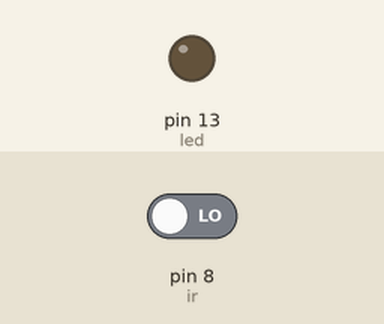
Bench run of a sketch on a simulated Arduino Uno, built with avr-gcc and run on an emulated ATmega328P. Shown: output pins drawn as LEDs (lit = HIGH). The test bench sets the inputs (shaded band); at power-on: pin 8 (ir) LOW. What the sketch prints to the serial monitor is not drawn.

Above: at 1.2 s.
1.3 s: pin 8 (ir) driven HIGH
At 2.0 s:
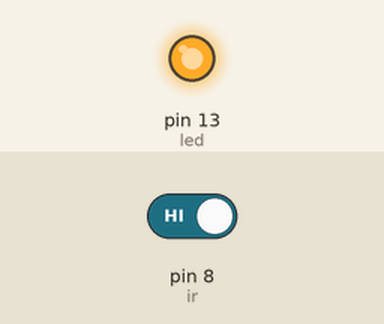
2.8 s: pin 8 (ir) driven LOW
At 3.1 s:
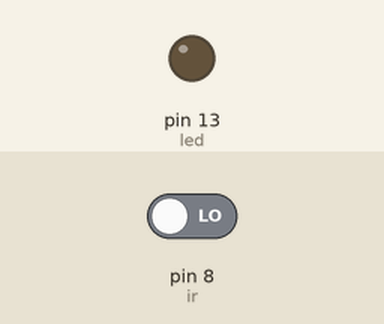
Timing chart, 0 to 5.8 s (numbered marks = the images above; inputs shaded):
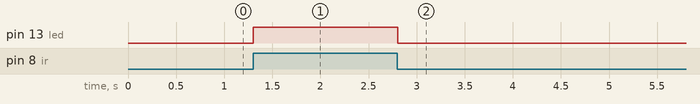

Measured:
- after the input at 1.3 s, pin 13 (led): LOW → HIGH at once
- after the input at 2.8 s, pin 13 (led): HIGH → LOW at once

The sketch:

sketch_sep12b.ino
```cpp
int ir=8;
int led=13;
void setup() {
  // put your setup code here, to run once:
Serial.begin(9600);
pinMode(ir,INPUT);
pinMode(led,OUTPUT);
}

void loop() {
  // put your main code here, to run repeatedly:
  int s=digitalRead(ir);
  if(s==1)
  {
    digitalWrite(led,HIGH);
    Serial.println("1");
  }
  else
  {
    digitalWrite(led,LOW);
    Serial.println("0");
  }
}
```
